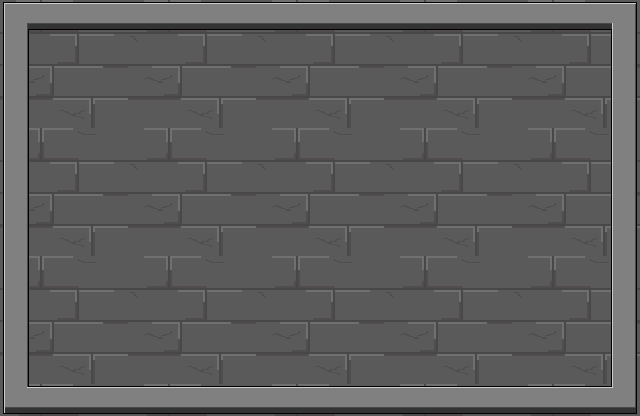

A level layout from a 2D game, rendered from its tile map. Below: a short description, then the map file with its tile-grid data intact:
An orthogonal 20x13 tile map with 32x32 px tiles, 2 tile layers (background, Tile Layer 1), 2 tilesets and 5 objects (player, boss).

<map version="1.2" tiledversion="1.2.1" orientation="orthogonal" renderorder="right-down" width="20" height="13" tilewidth="32" tileheight="32" infinite="0" nextlayerid="6" nextobjectid="8">
 <tileset firstgid="1" source="walls.tsx" />
 <tileset firstgid="16" source="brick.tsx" />
 <layer id="3" name="background" width="20" height="13">
  <data encoding="csv">
16,17,18,19,16,17,18,19,16,17,18,19,16,17,18,19,16,17,18,19,
20,21,22,23,20,21,22,23,20,21,22,23,20,21,22,23,20,21,22,23,
24,25,26,27,24,25,26,27,24,25,26,27,24,25,26,27,24,25,26,27,
28,29,30,31,28,29,30,31,28,29,30,31,28,29,30,31,28,29,30,31,
16,17,18,19,16,17,18,19,16,17,18,19,16,17,18,19,16,17,18,19,
20,21,22,23,20,21,22,23,20,21,22,23,20,21,22,23,20,21,22,23,
24,25,26,27,24,25,26,27,24,25,26,27,24,25,26,27,24,25,26,27,
28,29,30,31,28,29,30,31,28,29,30,31,28,29,30,31,28,29,30,31,
16,17,18,19,16,17,18,19,16,17,18,19,16,17,18,19,16,17,18,19,
20,21,22,23,20,21,22,23,20,21,22,23,20,21,22,23,20,21,22,23,
24,25,26,27,24,25,26,27,24,25,26,27,24,25,26,27,24,25,26,27,
28,29,30,31,28,29,30,31,28,29,30,31,28,29,30,31,28,29,30,31,
16,17,18,19,16,17,18,19,16,17,18,19,16,17,18,19,16,17,18,19
</data>
 </layer>
 <layer id="1" name="Tile Layer 1" width="20" height="13">
  <data encoding="csv">
11,2,2,2,2,2,2,2,2,2,2,2,2,2,2,2,2,2,2,10,
1,0,0,0,0,0,0,0,0,0,0,0,0,0,0,0,0,0,0,1,
1,0,0,0,0,0,0,0,0,0,0,0,0,0,0,0,0,0,0,1,
1,0,0,0,0,0,0,0,0,0,0,0,0,0,0,0,0,0,0,1,
1,0,0,0,0,0,0,0,0,0,0,0,0,0,0,0,0,0,0,1,
1,0,0,0,0,0,0,0,0,0,0,0,0,0,0,0,0,0,0,1,
1,0,0,0,0,0,0,0,0,0,0,0,0,0,0,0,0,0,0,1,
1,0,0,0,0,0,0,0,0,0,0,0,0,0,0,0,0,0,0,1,
1,0,0,0,0,0,0,0,0,0,0,0,0,0,0,0,0,0,0,1,
1,0,0,0,0,0,0,0,0,0,0,0,0,0,0,0,0,0,0,1,
1,0,0,0,0,0,0,0,0,0,0,0,0,0,0,0,0,0,0,1,
1,0,0,0,0,0,0,0,0,0,0,0,0,0,0,0,0,0,0,1,
8,2,2,2,2,2,2,2,2,2,2,2,2,2,2,2,2,2,2,9
</data>
 </layer>
 <objectgroup id="4" name="ObjectData">
  <object id="2" name="player" x="100" y="350" width="30" height="33" />
  <object id="5" name="boss" x="469.167" y="54.6667" width="35" height="40" />
 </objectgroup>
 <objectgroup id="5" name="PhysicsData">
  <object id="3" x="27" y="388" width="586" height="18.5" />
  <object id="6" x="613" y="4" width="24" height="410" />
  <object id="7" x="3" y="4" width="24" height="409" />
 </objectgroup>
</map>
